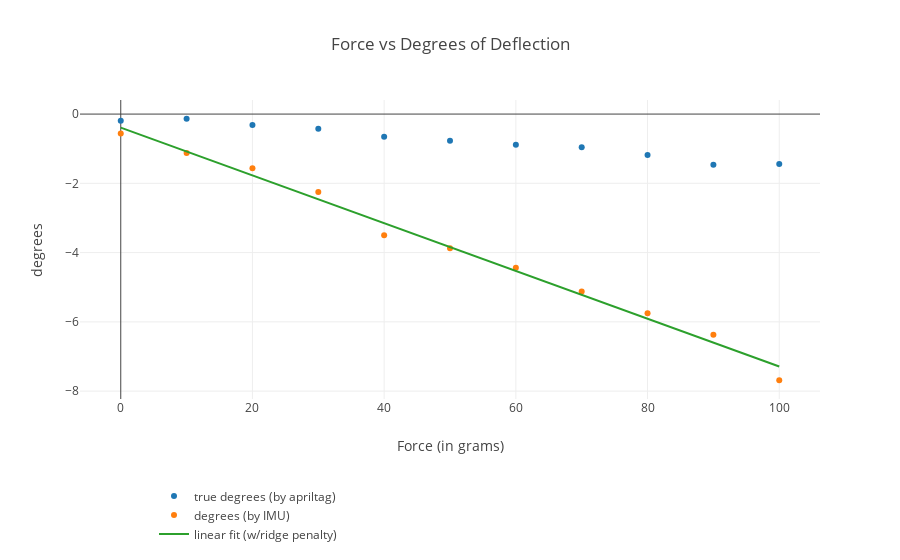

Write notebook code for a chart like this one.
### Code cell
data = [trace1, trace0, trace2]

layout = go.Layout(
    title='Force vs Degrees of Deflection',
    yaxis=dict(title='degrees'),
    xaxis=dict(title='Force (in grams)'),
    legend=dict(x=.1, y=-.5) )

fig = go.Figure(data=data, layout=layout)
# Plot and embed in ipython notebook!

print('Coefficients: \n', regr.coef_)
print("Mean squared error: %.2f" % mean_squared_error(yIMU, yPred))
print('Variance score (ideal 1): %.2f' % r2_score(yIMU, yPred)) 
po.iplot(fig)
#po.plot(fig, filename='temp_plot.html')

### Figure 1 — Plotly figure (JSON) as saved in the notebook; plotly's stock layout.template omitted (floating-point values rounded to 4 significant figures)
{"data": [{"mode": "markers", "name": "true degrees (by apriltag)", "type": "scatter", "x": [0, 10, 20, 30, 40, 50, 60, 70, 80, 90, 100], "y": [-0.1926, -0.1333, -0.3138, -0.4265, -0.6529, -0.7666, -0.8863, -0.9579, -1.182, -1.46, -1.441]}, {"mode": "markers", "name": "degrees (by IMU)", "type": "scatter", "x": [0, 10, 20, 30, 40, 50, 60, 70, 80, 90, 100], "y": [-0.5625, -1.125, -1.562, -2.25, -3.5, -3.875, -4.438, -5.125, -5.75, -6.375, -7.688]}, {"name": "linear fit (w/ridge penalty)", "type": "scatter", "x": [0, 5.263, 10.53, 15.79, 21.05, 26.32, 31.58, 36.84, 42.11, 47.37, 52.63, 57.89, 63.16, 68.42, 73.68, 78.95, 84.21, 89.47, 94.74, 100], "y": [-0.392, -0.7551, -1.118, -1.481, -1.844, -2.207, -2.57, -2.933, -3.296, -3.659, -4.022, -4.385, -4.749, -5.112, -5.475, -5.838, -6.201, -6.564, -6.927, -7.29]}], "layout": {"legend": {"x": 0.1, "y": -0.5}, "title": "Force vs Degrees of Deflection", "xaxis": {"title": "Force (in grams)"}, "yaxis": {"title": "degrees"}}}
